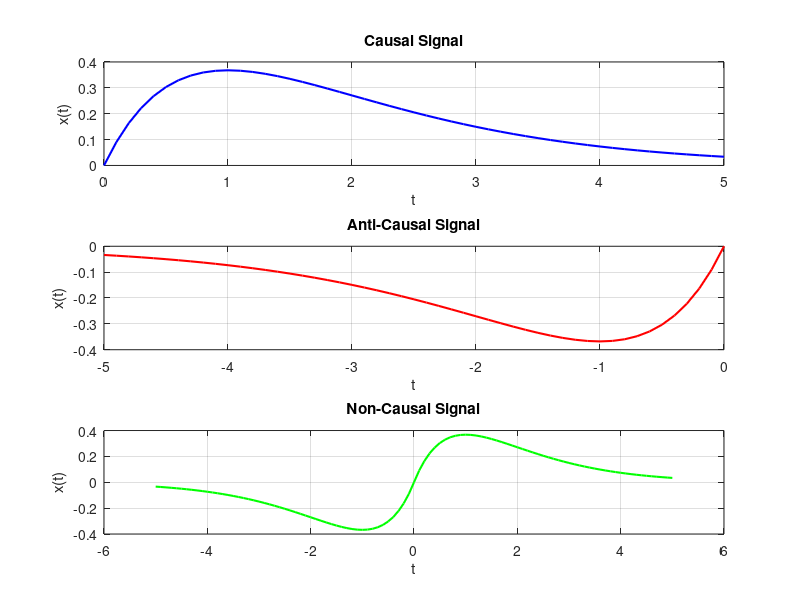

MATLAB code for this plot:
clc;
clear;
close all;

% Define time vectors
t_causal = 0:0.1:5;       % Time for causal signal
t_anticausal = -5:0.1:0;  % Time for anti-causal signal
t_noncausal = -5:0.1:5;   % Time for non-causal signal

% Compute signals
x_causal = t_causal .* exp(-t_causal);
x_anticausal = t_anticausal .* exp(t_anticausal);
x_noncausal = t_noncausal .* exp(-abs(t_noncausal));

% Plotting
figure;

subplot(3,1,1)
plot(t_causal, x_causal, 'b', 'LineWidth', 1.5)
title('Causal Signal')
xlabel('t')
ylabel('x(t)')
grid on

subplot(3,1,2)
plot(t_anticausal, x_anticausal, 'r', 'LineWidth', 1.5)
title('Anti-Causal Signal')
xlabel('t')
ylabel('x(t)')
grid on

subplot(3,1,3)
plot(t_noncausal, x_noncausal, 'g', 'LineWidth', 1.5)
title('Non-Causal Signal')
xlabel('t')
ylabel('x(t)')
grid on
